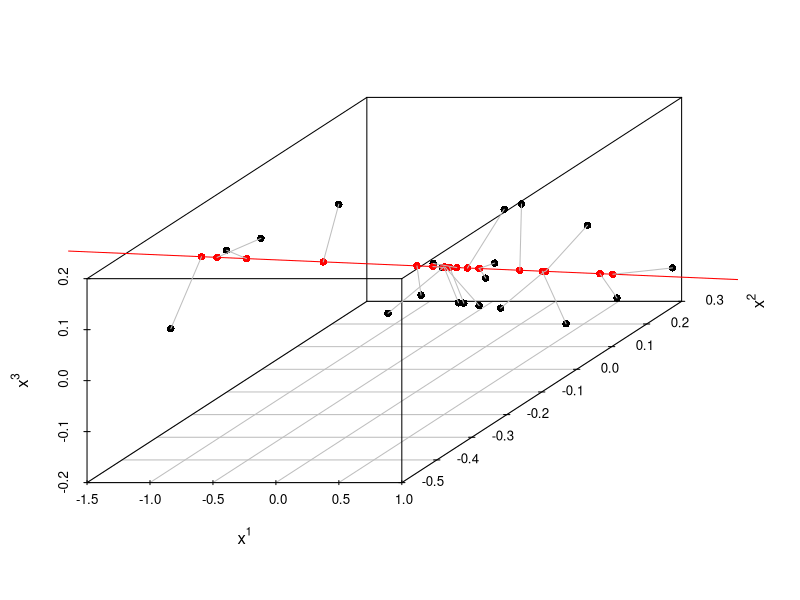
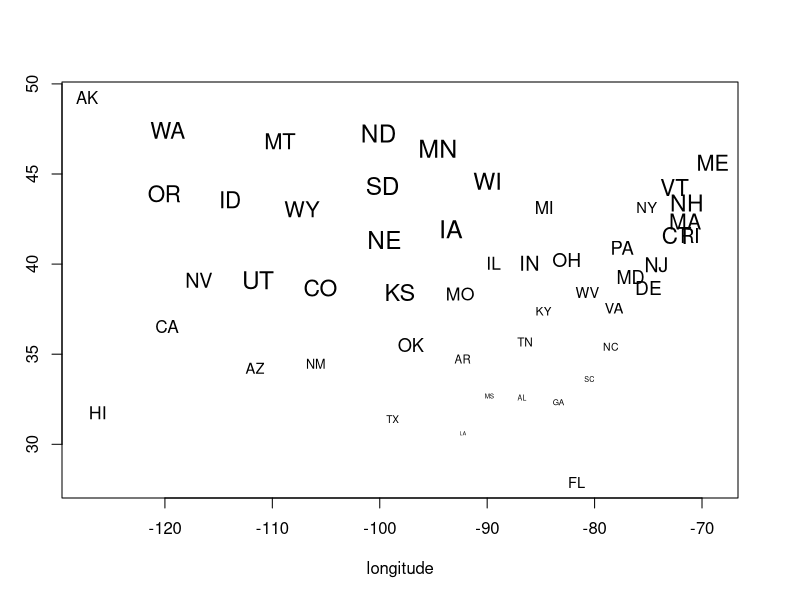
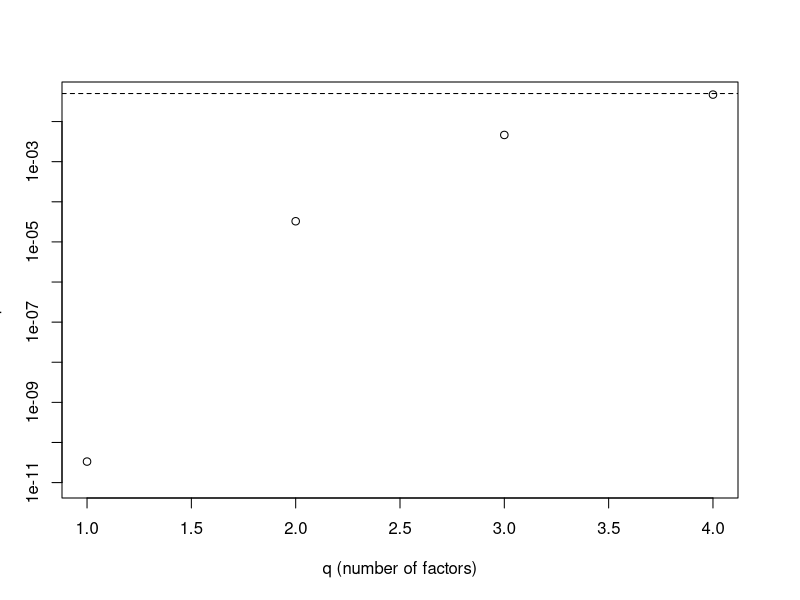
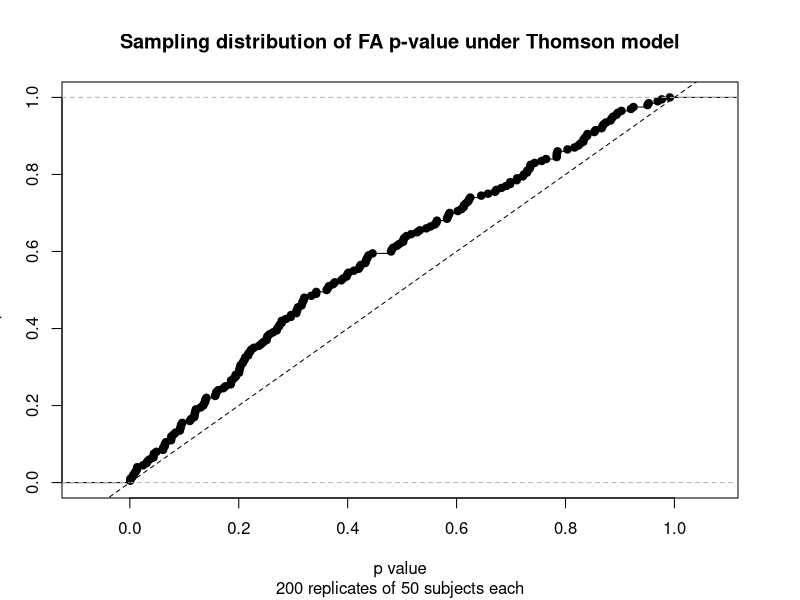

Recreate these plots in R, in order.
## ----include=FALSE------------------------------------------------------------
##### _Advanced Data Analysis from an Elementary Point of View_ #####
# R code for the chapter "Factor Analysis"
# Please do not re-distribute or use without attribution
# http://www.stat.cmu.edu/~cshalizi/ADAfaEPoV/




## ----geometry-of-factors, echo=FALSE------------------------------------------
n <- 20; library(scatterplot3d)
f <- matrix(sort(rnorm(n)),ncol=1); w <- matrix(c(0.5,0.2,-0.1),nrow=1)
fw <- f %*% w; x <- fw + matrix(rnorm(n*3,sd=c(.15,.05,.09)),ncol=3,byrow=TRUE)
s3d <- scatterplot3d(x,xlab=expression(x^1),ylab=expression(x^2),
                     zlab=expression(x^3),pch=16)
s3d$points3d(matrix(seq(from=min(f)-1,to=max(f)+1,length.out=2),ncol=1)%*%w,
             col="red",type="l")
s3d$points3d(fw,col="red",pch=16)
for (i in 1:nrow(x)) {
  s3d$points3d(x=c(x[i,1],fw[i,1]),y=c(x[i,2],fw[i,2]),z=c(x[i,3],fw[i,3]),
               col="grey",type="l") }

## ----eval=FALSE---------------------------------------------------------------
## n <- 20; library(scatterplot3d)
## f <- matrix(sort(rnorm(n)),ncol=1); w <- matrix(c(0.5,0.2,-0.1),nrow=1)
## fw <- f %*% w; x <- fw + matrix(rnorm(n*3,sd=c(.15,.05,.09)),ncol=3,byrow=TRUE)
## s3d <- scatterplot3d(x,xlab=expression(x^1),ylab=expression(x^2),
##                      zlab=expression(x^3),pch=16)
## s3d$points3d(matrix(seq(from=min(f)-1,to=max(f)+1,length.out=2),ncol=1)%*%w,
##              col="red",type="l")
## s3d$points3d(fw,col="red",pch=16)
## for (i in 1:nrow(x)) {
##   s3d$points3d(x=c(x[i,1],fw[i,1]),y=c(x[i,2],fw[i,2]),z=c(x[i,3],fw[i,3]),
##                col="grey",type="l") }


## -----------------------------------------------------------------------------
(state.fa1 <- factanal(state.x77,factors=1,scores="regression"))


## ----include=FALSE------------------------------------------------------------
state.pca <- prcomp(state.x77,scale.=TRUE)
class(state.pca$rotation) <- "loadings"


## ----echo=FALSE---------------------------------------------------------------
print(state.pca$rotation)


## ----include=FALSE------------------------------------------------------------
# See fig:states_pca_2_southernness in the PCA chapter for this function
plot.states_scaled <- function(sizes,min.size=0.4,max.size=2,...) {
  plot(state.center,type="n",...)
  out.range = max.size - min.size
  in.range = max(sizes)-min(sizes)
  scaled.sizes = out.range*((sizes-min(sizes))/in.range)
  text(state.center,state.abb,cex=scaled.sizes + min.size)
  invisible(scaled.sizes)
}

## ----states_fa_1_southernness, echo=FALSE-------------------------------------
plot.states_scaled(state.fa1$score[,1],min.size=0.3,max.size=1.5,
                   xlab="longitude",ylab="latitude")

## ----eval=FALSE---------------------------------------------------------------
## plot.states_scaled(state.fa1$score[,1],min.size=0.3,max.size=1.5,
##                    xlab="longitude",ylab="latitude")


## -----------------------------------------------------------------------------
pvalues <- sapply(1:4,function(q){factanal(state.x77,factors=q)$PVAL})
signif(pvalues,2)


## ----pvalue-vs-number-of-factors, echo=FALSE, out.width="0.5\\textwidth"------
plot(1:4,pvalues,xlab="q (number of factors)", ylab="pvalue",
     log="y",ylim=c(1e-11,0.04))
abline(h=0.05,lty="dashed")

## ----eval=FALSE---------------------------------------------------------------
## plot(1:4,pvalues,xlab="q (number of factors)", ylab="pvalue",
##      log="y",ylim=c(1e-11,0.04))
## abline(h=0.05,lty="dashed")


## -----------------------------------------------------------------------------
print(factanal(state.x77, factors=4)$loadings)


## ----tidy=TRUE, tidy.opts=list(keep.comment=FALSE)----------------------------
# Simulate Godfrey Thomson's "sampling model" of mental abilities, and perform
# factor analysis on the resulting test scores.

# Simulate the Thomson model
  # Follow Thomson's original sampling-without-replacement scheme
  # Pick a random number in 1:a for the number of shared abilities for each test
  # Then draw a sample-without-replacement of that size from 1:a; those are the
  # shared abilities summed in that test.
  # Specific variance of each test is also random; draw a number in 1:q, and
  # sum that many independent normals, with the same parameters as the
  # abilities.
# Inputs: number of testees (n)
  # number of tests (d)
  # number of shared abilities (a)
  # number of specific abilities per test (q)
  # mean of each ability (mean)
  # sd of each ability (sd)
# Depends on: mvrnorm from library MASS (multivariate random normal generator)
# Output: list, containing:
  # matrix of test loadings on to general abilities
  # vector of number of specific abilities per test
  # matrix of abilities-by-testees
  # matrix of general+specific scores by testees
  # raw data (including measurement noise)
rthomson <- function(n,d,a,q,ability.mean=0,ability.sd=1) {
    # ATTN: Should really use more intuitive argument names
    # number of testees = n
    # number of tests = d
    # number of shared abilities = a
    # max. number of specific abilities per test = q

    stopifnot(require(MASS)) # for multivariate normal generation

    # assign abilities to tests
    general.per.test <- sample(1:a, size=d, replace=TRUE)
    specifics.per.test <- sample(1:q, size=d, replace=TRUE)

    # Define the matrix assigning abilities to tests
    general.to.tests <- matrix(0,a,d)
    # Exercise to the reader: Vectorize this
    for (i in 1:d) {
        abilities <- sample(1:a,size=general.per.test[i], replace=FALSE)
        general.to.tests[abilities,i] <- 1
    }

    # Covariance matrix of the general abilities
    sigma <- matrix(0,a,a)
    diag(sigma) <- (ability.sd)^2
    mu <- rep(ability.mean,a)
    x <- mvrnorm(n,mu,sigma) # person-by-abilities matrix of abilities

    # The "general" part of the tests
    general.tests <- x %*% general.to.tests
    # Now the "specifics"
    specific.tests <- matrix(0,n,d)
    noisy.tests <- matrix(0,n,d)
    # Each test gets its own specific abilities, which are independent for each
    # person
    # Exercise to the reader: vectorize this, too
    for (i in 1:d) {
        # Each test has noises.per.test disturbances, each of which has the
        # given sd; since these are all independent their variances add
        j <- specifics.per.test[i]
        specifics <- rnorm(n,mean=ability.mean*j,
                           sd=ability.sd*sqrt(j))
        specific.tests[,i] <- general.tests[,i] + specifics
        # Finally, for extra realism, some mean-zero trial-to-trial noise, so
        # that if we re-use this combination of general and specific ability
        # scores, we won't get the exact same test scores twice
        noises <- rnorm(n,mean=0,sd=ability.sd)
        noisy.tests[,i] <- specific.tests[,i] + noises
    }

    tm <- list(data=noisy.tests,
               general.ability.pattern = general.to.tests,
               numbers.of.specifics = specifics.per.test,
               ability.matrix = x,
              specific.tests = specific.tests)
    return(tm)
}


## -----------------------------------------------------------------------------
tm <- rthomson(50,11,500,50)
factanal(tm$data,1)


## ----thomson-model-pvalue-dist, echo=FALSE------------------------------------
plot(ecdf(replicate(200,factanal(rthomson(50,11,500,50)$data,1)$PVAL)),
       xlab="p value",ylab="Empirical CDF",
       main="Sampling distribution of FA p-value under Thomson model",
       sub="200 replicates of 50 subjects each")
abline(0,1,lty=2)

## ----eval=FALSE---------------------------------------------------------------
## NA
